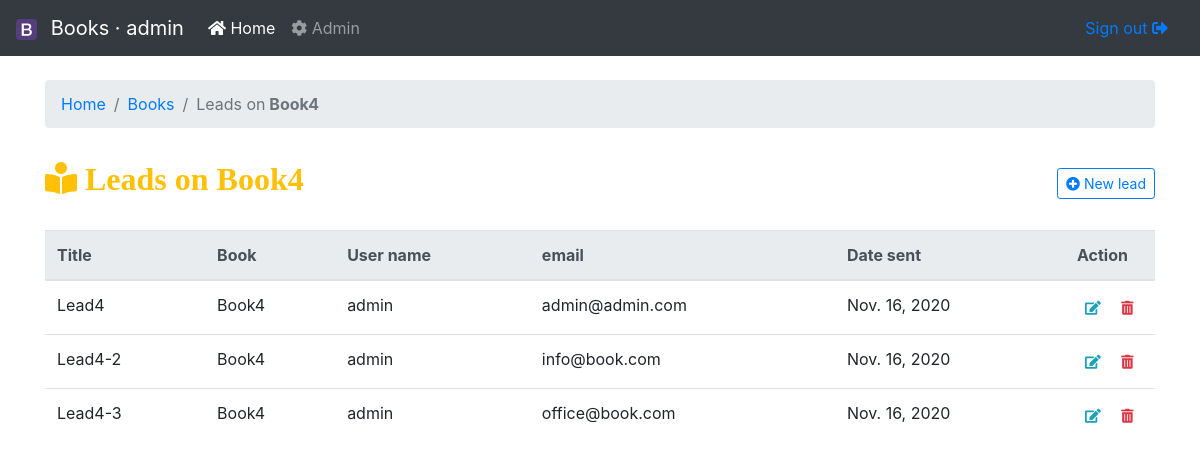
The app's page /book/17/leads/ (signed in), older data.
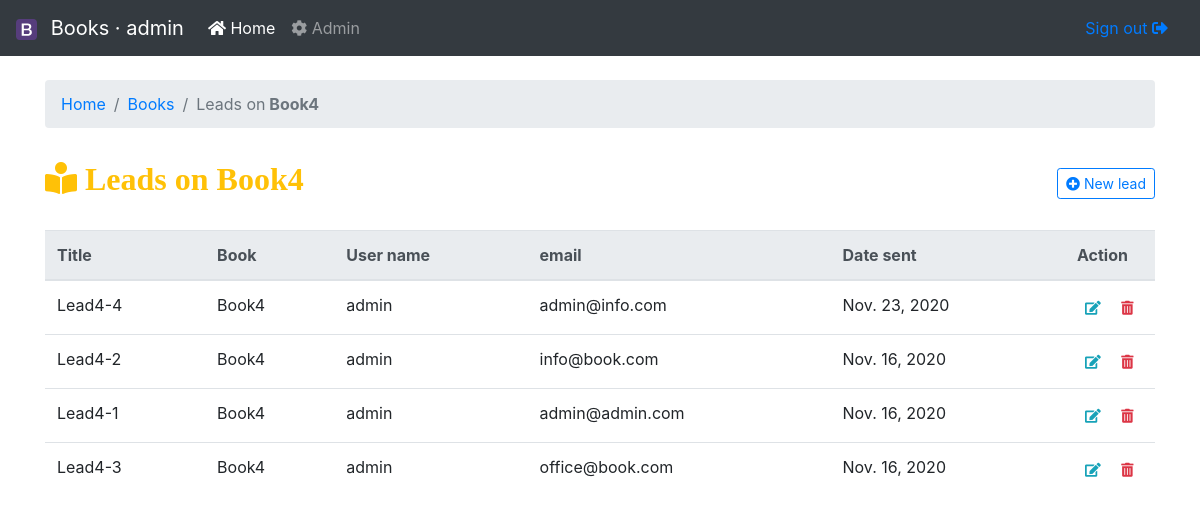
The same page, newer data.
### books/models.py (models this page shows, shortened)
class Book(models.Model):
    HARDCOVER = 1
    PAPERBACK = 2
    EBOOK = 3
    BOOK_TYPES = (
        (HARDCOVER, 'Hardcover'),
        (PAPERBACK, 'Paperback'),
        (EBOOK, 'E-book'),
    )
    title = models.CharField(max_length=50, verbose_name='Title')
    publication_date = models.DateField(null=True, verbose_name='Publicate on')
    price = models.DecimalField(max_digits=5, decimal_places=2, verbose_name='Price, €')
    pages = models.IntegerField(blank=True, null=True, verbose_name='Pages')
    book_type = models.PositiveSmallIntegerField(choices=BOOK_TYPES, verbose_name='Book type')
    order = OrderField(blank=True, verbose_name='Order #')
    def __str__(self):
        return self.title
    class Meta:
        ordering = ['order']
        verbose_name = 'Book'
        verbose_name_plural = 'Books'

class Lead(models.Model):
    book = models.ForeignKey(Book, on_delete=models.CASCADE, verbose_name='Book')
    slug = models.SlugField(max_length=255, verbose_name='Slug', unique=True)
    title = models.CharField(max_length=100, verbose_name='Title')
    username = models.CharField(max_length=90, verbose_name='User name')
    email = models.EmailField(verbose_name='email')
    date_sent = models.DateTimeField(blank=True, null=True, verbose_name='Date sent')
    order = OrderField(blank=True, for_fields=['book'], verbose_name='Order #')
    class Meta:
        verbose_name = 'Lead'
        verbose_name_plural = 'Leads'
        ordering = ('order', '-date_sent')

### books/views.py (the view)
# urls.py: path('book/<int:book>/leads/', leads_list, name='leads-list'),
@login_required
def leads_list(request, book):
    book_obj = get_object_or_404(Book, pk=book)
    title = "Leads on {}".format(book_obj)
    leads = book_obj.lead_set.all()
    context = {"title": title, "book": book_obj, "object_list": leads}
    return render(request, 'books/leads.html', context)

### cms/templatetags/cms_tags.py (called while the page is built)
@register.filter(name='verbose_name')
def get_verbose_name(object, attr='verbose_name'):
    obj = object.model if hasattr(object, 'model') else object
    if ':' in attr and attr.split(':', 1)[0].lower() == 'field':
        field = attr.split(':', 1)[1]
        attr = 'verbose_name' if hasattr(obj._meta.get_field(field), 'verbose_name') else 'name'
        return getattr(obj._meta.get_field(field), attr) if obj else None
    else:
        attr = attr if hasattr(obj._meta, attr) else 'object_name'
        return getattr(obj._meta, attr) if obj else None

@register.filter(name='model_name')
def get_model_name(object, with_app=True):
    obj = object.model if hasattr(object, 'model') else object
    return '{}:{}'.format(obj._meta.app_label, obj._meta.model_name) if with_app else obj._meta.model_name if obj else None

### templates/books/leads.html (shortened to what this page needs)
{% extends 'base.html' %}
{% load cms_tags %}
{% block content %}
<nav aria-label="breadcrumb">
  <ol class="breadcrumb">
    <li class="breadcrumb-item"><a href="{% url 'books:home' %}">Home</a></li>
    <li class="breadcrumb-item"><a href="{% url 'books:books-list' %}">{{ book|verbose_name:'verbose_name_plural' }}</a></li>
    <li class="breadcrumb-item active" aria-current="page">{{ object_list|verbose_name:'verbose_name_plural' }} on<strong>&nbsp;{{ book }}</strong></li>
  </ol>
</nav>
{% with object_list as leads %}
  <div class="d-flex justify-content-between flex-wrap flex-md-nowrap align-items-center pt-3 pb-2 mb-3">
      <h1 class="h2"><i class="fas fa-book-reader text-warning"> {{ title }}</i></h1>
      <div class="btn-toolbar mb-2 mb-md-0">
          <a class="btn btn-sm btn-outline-primary ajax-load-form" href="{% url 'books:lead-create' book.pk %}">
          <i class="fas fa-plus-circle"></i> New {{ leads|verbose_name|lower }}</a>
      </div>
  </div>
  <table class="table table-hover" id="table-ajax">
    <thead class="thead-light">
      <tr>
        <th>{{ leads|verbose_name:'field:title' }}</th>
        <th>{{ leads|verbose_name:'field:book' }}</th>
        <th>{{ leads|verbose_name:'field:username' }}</th>
        <th>{{ leads|verbose_name:'field:email' }}</th>
        <th>{{ leads|verbose_name:'field:date_sent' }}</th>
        <th>Action</th>
      </tr>
    </thead>
    <tbody class="order" data-url="{% url 'cms:reorder' object_list|model_name %}">
      {% include 'books/leads_list.html' %}
    </tbody>
  </table>
{% endwith %}
{% endblock %}

### templates/base.html (shortened to what this page needs)
{% extends 'index.html' %}
{% block basecontent %}
    {% include 'include/navbar.html' %}
    <main role="main" class="container">
        {% block content %}{% endblock %}
    </main>
{% endblock %}

### templates/index.html (shortened to what this page needs)
{% load static %}
<!doctype html>
<html lang="en">
  <head>
    <link rel="stylesheet" href="https://stackpath.bootstrapcdn.com/bootstrap/4.5.2/css/bootstrap.min.css">
    <link rel="stylesheet" href="https://cdnjs.cloudflare.com/ajax/libs/font-awesome/5.14.0/css/all.min.css" />
    <link rel="stylesheet" href="https://cdnjs.cloudflare.com/ajax/libs/jqueryui/1.12.1/jquery-ui.min.css" />
    <link href="{% static 'css/base.css' %}" rel="stylesheet">
  </head>
  <body>
    {% block basecontent %}{% endblock %}
  </body>
</html>

### templates/include/navbar.html (shortened to what this page needs)
{% load static %}
<nav class="navbar navbar-expand-md navbar-dark bg-dark fixed-top">
  <a class="navbar-brand" href="{% if user.is_staff or user.is_superuser %}{% url 'admin:index' %}{% else %}{% url 'books:home' %}{% endif %}">
    <img src="{% static 'img/bootstrap-solid.svg' %}" withdh="21" height="21" alt="Logo" class="mr-2"> Books · {{ request.user.get_full_name|default:request.user }}</a>
  <div class="collapse navbar-collapse" id="navbarsExampleDefault">
    <ul class="navbar-nav mr-auto">
      <li class="nav-item active">
        <a class="nav-link" href="{% url 'books:home' %}"> <i class="fas fa-home"></i> Home <span class="sr-only">(current)</span></a>
      </li>
      <li class="nav-item">
        <a class="nav-link" href="{% url 'admin:index' %}"> <i class="fas fa-cog"></i> Admin</a>
      </li>
    </ul>
    <a class="nav-link" href="{% url 'accounts:logout' %}"> Sign out <i class="fas fa-sign-out-alt"></i></a>
  </div>
</nav>

### templates/books/leads_list.html (shortened to what this page needs)
{% load cms_tags %}
{% for lead in object_list %}
<tr id="{{ lead.pk }}">
    <td>{{ lead.title }}</td>
    <td>{{ lead.book }}</td>
    <td>{{ lead.username }}</td>
    <td>{{ lead.email }}</td>
    <td>{{ lead.date_sent|date:'M. d, Y' }}</td>
    <td>
        <a href="{% url 'books:lead-update' lead.book.pk lead.slug %}"
            class="btn btn-outline-info btn-sm border-0 rounded-circle ajax-load-form" title="Edit"
            name="edit" id="editButton-{{ lead.pk }}"><i class="fa fa-edit"></i></a>
        <a href="{% url 'books:lead-delete' lead.book.pk lead.slug %}"
            class="btn btn-outline-danger btn-sm border-0 rounded-circle ajax-load-form" title="Delete"
            name="delete" id="deleteButton-{{ lead.pk }}"><i class="fa fa-trash-alt"></i></a>
    </td>
</tr>
{% empty %}
<tr>
    <td colspan="100%" class="text-center bg-warning">No {{ object_list|verbose_name|lower }}</td>
</tr>
{% endfor %}

### static/css/base.css (style rules this page uses)
body { padding-top: 5rem; }
#table-ajax th:last-child { width: 90px; margin: auto; }
table tbody.order tr { cursor: grab; }

Row changes from the older to the newer data that the page shows:
added Lead: title "Lead4-4", book "Book4", username "admin", email "admin@info.com", date_sent "Nov. 23, 2020"
changed Lead "Lead4-2": moves up the list
changed Lead "admin@admin.com": title "Lead4" → "Lead4-1"
